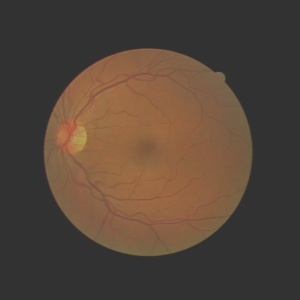
#> input picture sample_images/lc_1.jpg, 300 x 300 px; its folder holds only this picture in this run
$ python -i app.py   (imports and definitions only)   (older library calls are emulated)
#> lines starting #> are read from the running program, lines starting #| are printed output that depends on the picture; after the words box and inside, x2 and y2 are one past the last pixel; in counts of white or black regions, pixels touching at a corner belong together
#> further down, picture is the input picture: shape (300, 300, 3); mean B, G, R 57.4, 68.9, 84
import streamlit as st
import numpy as np
import cv2
import matplotlib.pyplot as plt
from skimage.metrics import peak_signal_noise_ratio as psnr
from skimage.metrics import structural_similarity as ssim
from PIL import Image
import io
import os
import scipy.io as sio  # For reading .mat files

# Fungsi untuk menerapkan Sobel biasa
# [18 lines left out: function apply_regular_sobel, not called in this run]

# Fungsi untuk menerapkan Adaptive Sobel
def apply_adaptive_sobel(image, block_size=11, c=2):
    # Konversi ke grayscale jika gambar berwarna
#> called with block_size = 11, c = 2
    if len(image.shape) == 3:
        gray = cv2.cvtColor(image, cv2.COLOR_BGR2GRAY)
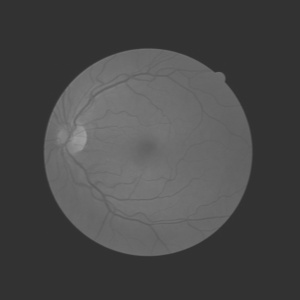
#> gray: shape (300, 300); min 45, max 157, mean 72.1
    else:
        gray = image

    # Terapkan filter Sobel pada sumbu x dan y
    sobelx = cv2.Sobel(gray, cv2.CV_64F, 1, 0, ksize=3)
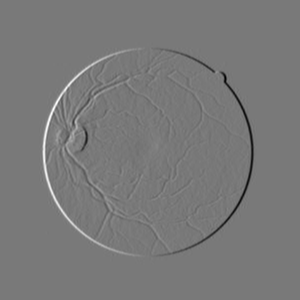
#> sobelx: shape (300, 300) float64; min -194, max 213, mean 0; drawn with min black and max white
    sobely = cv2.Sobel(gray, cv2.CV_64F, 0, 1, ksize=3)
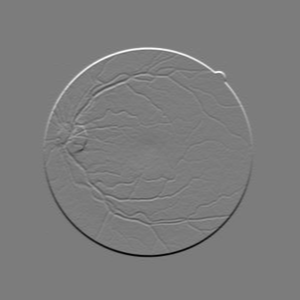
#> sobely: shape (300, 300) float64; min -229, max 240, mean 0; drawn with min black and max white

    # Hitung magnitude
    magnitude = np.sqrt(sobelx**2 + sobely**2)
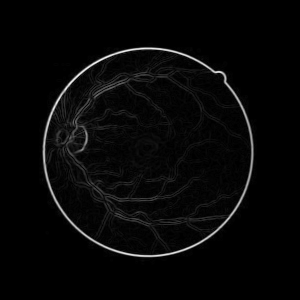
#> magnitude: shape (300, 300) float64; min 0, max 247.1, mean 7.1

    # Normalisasi ke rentang 0-255
    magnitude = cv2.normalize(magnitude, None, 0, 255, cv2.NORM_MINMAX).astype(np.uint8)

    # Terapkan thresholding adaptif pada magnitude
    adaptive_threshold = cv2.adaptiveThreshold(
        magnitude,
        255,
        cv2.ADAPTIVE_THRESH_GAUSSIAN_C,
        cv2.THRESH_BINARY,
        block_size,
        c
    )
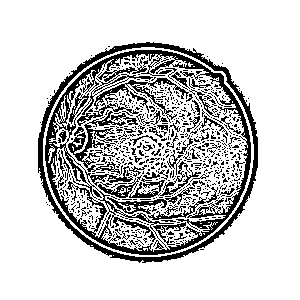
#> adaptive_threshold: shape (300, 300); 79.5% white; 684 black regions (620 under 20 px), largest, box (x1, y1, x2, y2) and area: (45, 50, 251, 255) 6782, (38, 42, 258, 263) 3289, (68, 111, 138, 176) 1002

    return adaptive_threshold

# Fungsi untuk menghitung histogram
def calculate_histogram(image):
    hist = cv2.calcHist([image], [0], None, [256], [0, 256])
    return hist

# New function to calculate edge intensity distribution
# [216 lines left out: functions calculate_edge_intensity_distribution, calculate_local_contrast, create_edge_overlay, load_ground_truth, calculate_metrics, plot_histogram, not called in this run]

# Judul aplikasi
# [17 lines not run here, left out]

# Add option to choose between upload or sample images
# [4 lines that did not run here, left out]

# Path to sample images
sample_images_dir = '/Users/ryanakmalpasya/Documents/[1] BS/[2] Freelance/[3] PROJECTS/Adaptive Sobel vs Common Sobel/sample_images'

# Variable to store the image
image = None
image_rgb = None
file_name = None

# [32 lines not run here, left out]
# [1 line that did not run here, left out]
# [1 line that did not run here, left out]
# [1 line that did not run here, left out]

# Remove ground truth option since we're using alternative metrics
# use_ground_truth = st.sidebar.checkbox("Use Ground Truth (if available)", False)

# Process the image if it exists
# [454 lines not run here, left out]

>>> import cv2
>>> picture = cv2.imread('sample_images/lc_1.jpg')
>>> result = apply_adaptive_sobel(picture)
